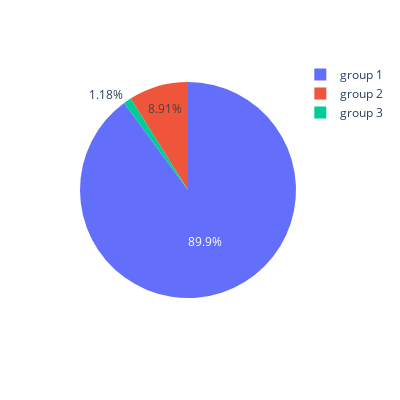
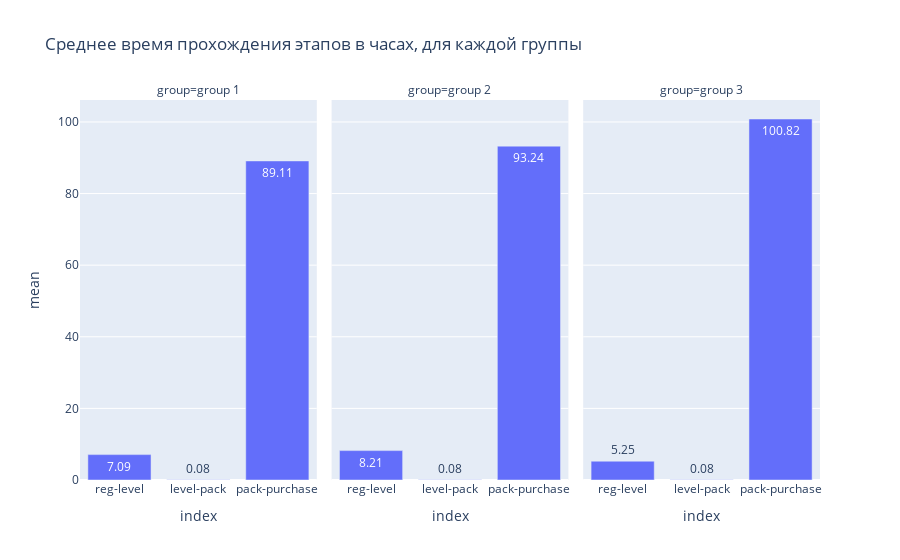
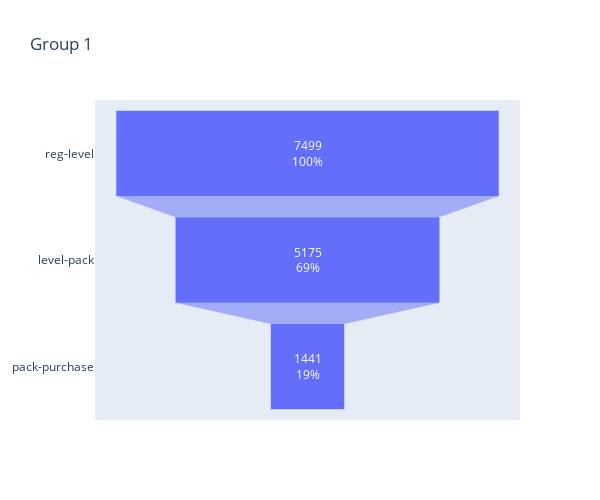
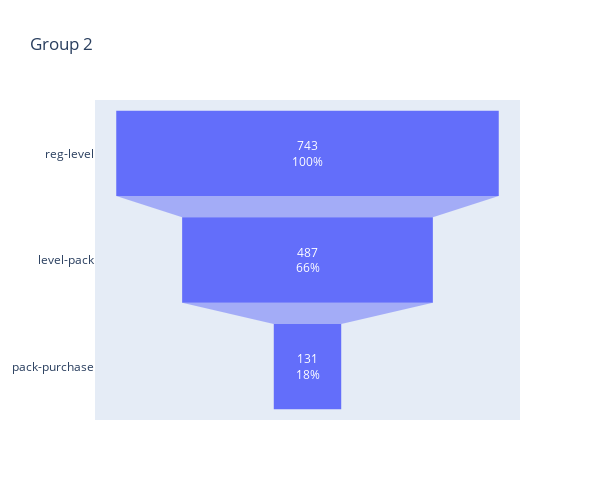

Source (notebook cell) for these figures, in order:
### Code cell
#визуализация гипотезы 1

#Распределение изначального количество пользователей по группам

fig_hip1_1 = px.pie(
    data_frame=group_all[group_all['index'] == 'reg-level'],
    names='group',
    values='users',
    height = 400,
    width = 400
)

fig_hip1_1.show()

#Медианное время, схоже со средним, поэтому будем использовать среднее время.

fig_hip1_2 = px.bar(
    data_frame=group_all,
    x='index',
    y='mean',
    facet_col='group',
    text='mean',
    title='Среднее время прохождения этапов в часах, для каждой группы'
)
fig_hip1_2.show()

#Создадим воронки для групп

fig_hip1_gr1 = go.Figure(go.Funnel(
    y=group_all[group_all['group'] == 'group 1']['index'],
    x=group_all[group_all['group'] == 'group 1']['users'],
    textinfo = "value+percent initial"
))
fig_hip1_gr1.update_layout(
    width=600,
    height=500,
    title='Group 1'
)



fig_hip1_gr2 = go.Figure(go.Funnel(
    y=group_all[group_all['group'] == 'group 2']['index'],
    x=group_all[group_all['group'] == 'group 2']['users'],
    textinfo = "value+percent initial"
))
fig_hip1_gr2.update_layout(
    width=600,
    height=500,
    title='Group 2'
)



fig_hip1_gr3 = go.Figure(go.Funnel(
    y=group_all[group_all['group'] == 'group 3']['index'],
    x=group_all[group_all['group'] == 'group 3']['users'],
    textinfo = "value+percent initial"
))
fig_hip1_gr3.update_layout(
    width=600,
    height=500,
    title='Group 3'
)



fig_hip1_gr1.show()
fig_hip1_gr2.show()
fig_hip1_gr3.show()

### Figure 1 — Plotly figure (JSON) as saved in the notebook; plotly's stock layout.template omitted (floating-point values rounded to 4 significant figures)
{"data": [{"domain": {"x": [0, 1], "y": [0, 1]}, "hovertemplate": "group=%{label}<br>users=%{value}<extra></extra>", "labels": ["group 1", "group 2", "group 3"], "legendgroup": "", "name": "", "showlegend": true, "type": "pie", "values": [7499, 743, 98]}], "layout": {"height": 400, "legend": {"tracegroupgap": 0}, "margin": {"t": 60}, "width": 400}}

### Figure 2 — Plotly figure (JSON) as saved in the notebook; plotly's stock layout.template omitted (floating-point values rounded to 4 significant figures)
{"data": [{"alignmentgroup": "True", "hovertemplate": "group=group 1<br>index=%{x}<br>mean=%{text}<extra></extra>", "legendgroup": "", "marker": {"color": "#636efa", "pattern": {"shape": ""}}, "name": "", "offsetgroup": "", "orientation": "v", "showlegend": false, "text": [7.09, 0.08, 89.11], "textposition": "auto", "type": "bar", "x": ["reg-level", "level-pack", "pack-purchase"], "xaxis": "x", "y": [7.09, 0.08, 89.11], "yaxis": "y"}, {"alignmentgroup": "True", "hovertemplate": "group=group 2<br>index=%{x}<br>mean=%{text}<extra></extra>", "legendgroup": "", "marker": {"color": "#636efa", "pattern": {"shape": ""}}, "name": "", "offsetgroup": "", "orientation": "v", "showlegend": false, "text": [8.21, 0.08, 93.24], "textposition": "auto", "type": "bar", "x": ["reg-level", "level-pack", "pack-purchase"], "xaxis": "x2", "y": [8.21, 0.08, 93.24], "yaxis": "y2"}, {"alignmentgroup": "True", "hovertemplate": "group=group 3<br>index=%{x}<br>mean=%{text}<extra></extra>", "legendgroup": "", "marker": {"color": "#636efa", "pattern": {"shape": ""}}, "name": "", "offsetgroup": "", "orientation": "v", "showlegend": false, "text": [5.25, 0.08, 100.8], "textposition": "auto", "type": "bar", "x": ["reg-level", "level-pack", "pack-purchase"], "xaxis": "x3", "y": [5.25, 0.08, 100.8], "yaxis": "y3"}], "layout": {"annotations": [{"font": {}, "showarrow": false, "text": "group=group 1", "x": 0.16, "xanchor": "center", "xref": "paper", "y": 1, "yanchor": "bottom", "yref": "paper"}, {"font": {}, "showarrow": false, "text": "group=group 2", "x": 0.5, "xanchor": "center", "xref": "paper", "y": 1, "yanchor": "bottom", "yref": "paper"}, {"font": {}, "showarrow": false, "text": "group=group 3", "x": 0.84, "xanchor": "center", "xref": "paper", "y": 1, "yanchor": "bottom", "yref": "paper"}], "barmode": "relative", "legend": {"tracegroupgap": 0}, "title": {"text": "Среднее время прохождения этапов в часах, для каждой группы"}, "xaxis": {"anchor": "y", "domain": [0, 0.32], "title": {"text": "index"}}, "xaxis2": {"anchor": "y2", "domain": [0.34, 0.66], "matches": "x", "title": {"text": "index"}}, "xaxis3": {"anchor": "y3", "domain": [0.68, 1.0], "matches": "x", "title": {"text": "index"}}, "yaxis": {"anchor": "x", "domain": [0, 1], "title": {"text": "mean"}}, "yaxis2": {"anchor": "x2", "domain": [0, 1], "matches": "y", "showticklabels": false}, "yaxis3": {"anchor": "x3", "domain": [0, 1], "matches": "y", "showticklabels": false}}}

### Figure 3 — Plotly figure (JSON) as saved in the notebook; plotly's stock layout.template omitted (floating-point values rounded to 4 significant figures)
{"data": [{"textinfo": "value+percent initial", "type": "funnel", "x": [7499, 5175, 1441], "y": ["reg-level", "level-pack", "pack-purchase"]}], "layout": {"height": 500, "title": {"text": "Group 1"}, "width": 600}}

### Figure 4 — Plotly figure (JSON) as saved in the notebook; plotly's stock layout.template omitted (floating-point values rounded to 4 significant figures)
{"data": [{"textinfo": "value+percent initial", "type": "funnel", "x": [743, 487, 131], "y": ["reg-level", "level-pack", "pack-purchase"]}], "layout": {"height": 500, "title": {"text": "Group 2"}, "width": 600}}
